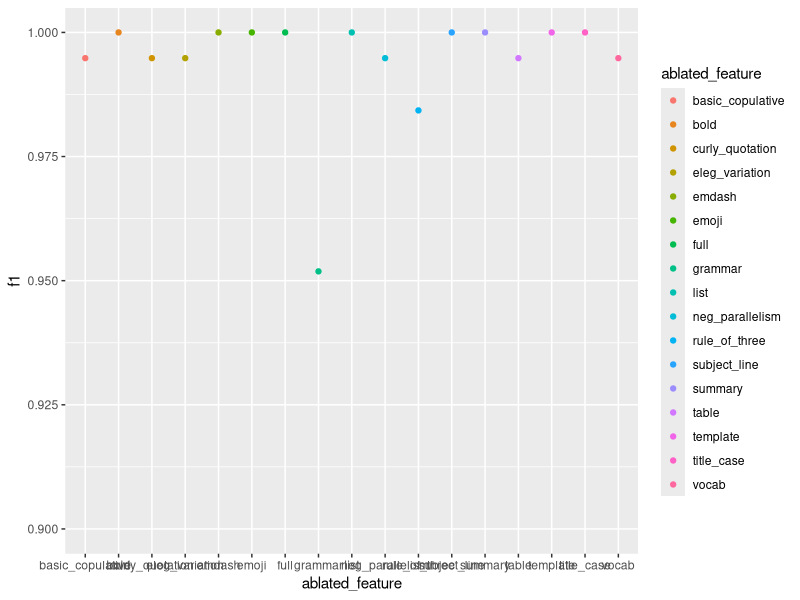

Source code (R):
library(tidyverse)
data <- read_csv('../results/eval.csv')

data |>
  ggplot(aes(x=ablated_feature, y = f1, color=ablated_feature)) + geom_point() + ylim(0.9,1)
